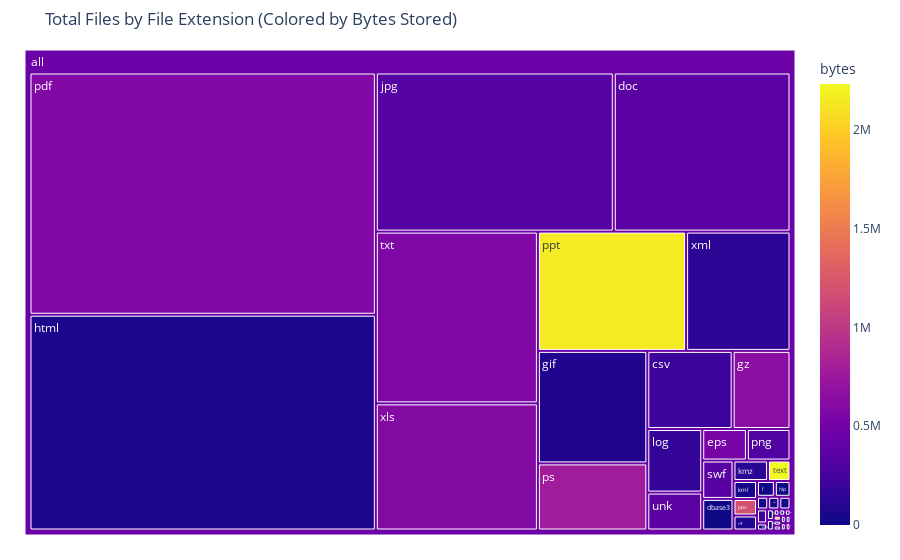

Notebook code for this chart:
### Code cell
import plotly.express as px

fig = px.treemap(df,
                 title="Total Files by File Extension (Colored by Average Bytes Stored)",
                 path=[px.Constant("all"), 'extension'], 
                 color='bytes',
                 height=500
                )
fig.update_traces(root_color="lightgrey")
fig.update_layout(margin = dict(t=50, l=25, r=25, b=25))
fig.show()

### Figure 1 — Plotly figure (JSON) as saved in the notebook; plotly's stock layout.template omitted (floating-point values rounded to 4 significant figures)
{"data": [{"branchvalues": "total", "customdata": [[206500.0], [4780.0], [370600.0], [17960.0], [49950], [529000.0], [12580.0], [48960], [25600], [83600.0], [5250], [643700.0], [2819.0], [60550.0], [22770.0], [343100.0], [32330.0], [129400.0], [174900.0], [578800.0], [320400.0], [1190000.0], [2162000.0], [1898242], [783200.0], [53], [80480.0], [107941], [13440.0], [351000.0], [1823], [36290.0], [2233000.0], [219715], [2818], [566500.0], [367100.0], [22527], [601800.0], [8493], [135800.0], [77430], [460100.0]], "domain": {"x": [0, 1], "y": [0, 1]}, "hovertemplate": "labels=%{label}<br>count=%{value}<br>parent=%{parent}<br>id=%{id}<br>bytes=%{color}<extra></extra>", "ids": ["all/csv", "all/dbase3", "all/doc", "all/docx", "all/dwf", "all/eps", "all/f", "all/fits", "all/fm", "all/gif", "all/gls", "all/gz", "all/hlp", "all/html", "all/java", "all/jpg", "all/kml", "all/kmz", "all/log", "all/pdf", "all/png", "all/pps", "all/ppt", "all/pptx", "all/ps", "all/pub", "all/rtf", "all/sgml", "all/sql", "all/swf", "all/sys", "all/tex", "all/text", "all/tmp", "all/troff", "all/txt", "all/unk", "all/wp", "all/xls", "all/xlsx", "all/xml", "all/zip", "all"], "labels": ["csv", "dbase3", "doc", "docx", "dwf", "eps", "f", "fits", "fm", "gif", "gls", "gz", "hlp", "html", "java", "jpg", "kml", "kmz", "log", "pdf", "png", "pps", "ppt", "pptx", "ps", "pub", "rtf", "sgml", "sql", "swf", "sys", "tex", "text", "tmp", "troff", "txt", "unk", "wp", "xls", "xlsx", "xml", "zip", "all"], "marker": {"coloraxis": "coloraxis", "colors": [206500.0, 4780.0, 370600.0, 17960.0, 49950, 529000.0, 12580.0, 48960, 25600, 83600.0, 5250, 643700.0, 2819.0, 60550.0, 22770.0, 343100.0, 32330.0, 129400.0, 174900.0, 578800.0, 320400.0, 1190000.0, 2162000.0, 1898242, 783200.0, 53, 80480.0, 107941, 13440.0, 351000.0, 1823, 36290.0, 2233000.0, 219715, 2818, 566500.0, 367100.0, 22527, 601800.0, 8493, 135800.0, 77430, 460100.0]}, "name": "", "parents": ["all", "all", "all", "all", "all", "all", "all", "all", "all", "all", "all", "all", "all", "all", "all", "all", "all", "all", "all", "all", "all", "all", "all", "all", "all", "all", "all", "all", "all", "all", "all", "all", "all", "all", "all", "all", "all", "all", "all", "all", "all", "all", ""], "root": {"color": "lightgrey"}, "type": "treemap", "values": [189, 28, 797, 2, 1, 40, 8, 1, 1, 349, 2, 128, 7, 2118, 4, 1073, 12, 20, 99, 2378, 39, 11, 501, 1, 208, 1, 10, 1, 4, 34, 1, 4, 13, 4, 1, 789, 59, 2, 584, 1, 353, 1, 9879]}], "layout": {"autosize": true, "coloraxis": {"colorbar": {"title": {"text": "bytes"}}, "colorscale": [[0, "#0d0887"], [0.1111, "#46039f"], [0.2222, "#7201a8"], [0.3333, "#9c179e"], [0.4444, "#bd3786"], [0.5556, "#d8576b"], [0.6667, "#ed7953"], [0.7778, "#fb9f3a"], [0.8889, "#fdca26"], [1, "#f0f921"]]}, "legend": {"tracegroupgap": 0}, "margin": {"b": 25, "l": 25, "r": 25, "t": 50}, "title": {"text": "Total Files by File Extension (Colored by Bytes Stored)"}}}
